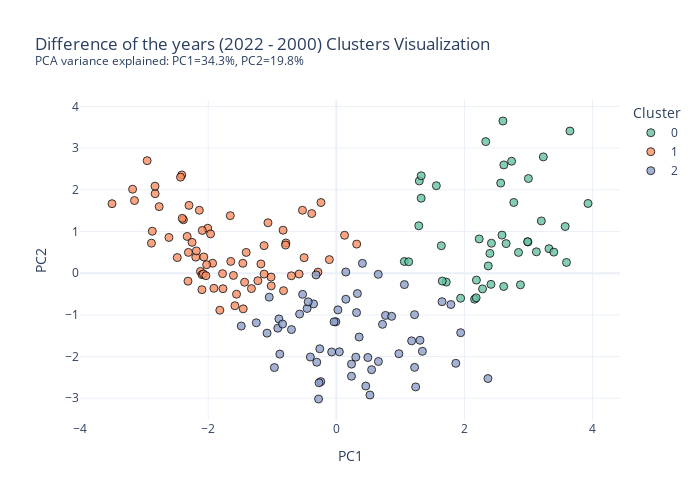

Write notebook code for a chart like this one.
### Markdown cell above
### Difference of the years (2022 - 2000) clustering

### Code cell
perform_clustering(oldest, n_clusters=3, title='Difference of the years (2022 - 2000) Clusters')

### Figure 1 — Plotly figure (JSON) as saved in the notebook; plotly's stock layout.template omitted (floating-point values rounded to 4 significant figures)
{"data": [{"hovertemplate": "<b>%{hovertext}</b><br><br>Cluster=0<br>PC1=%{x}<br>PC2=%{y}<extra></extra>", "hovertext": ["Afghanistan", "Angola", "Belize", "Benin", "Bhutan", "Botswana", "Burkina Faso", "Burundi", "Cambodia", "Cameroon", "Central African Republic", "Chad", "Ethiopia", "Gabon", "Gambia", "Ghana", "Guinea", "Guinea-Bissau", "Haiti", "Honduras", "Kenya", "Lao People's Democratic Republic", "Lesotho", "Liberia", "Madagascar", "Malawi", "Mali", "Mozambique", "Myanmar", "Nepal", "Nicaragua", "Niger", "Nigeria", "Papua New Guinea", "Paraguay", "Rwanda", "Senegal", "Sierra Leone", "Sudan", "Togo", "Uganda", "Zambia", "Zimbabwe"], "legendgroup": "0", "marker": {"color": "rgb(102,194,165)", "line": {"color": "black", "width": 1}, "opacity": 0.8, "size": 8, "symbol": "circle"}, "mode": "markers", "name": "0", "orientation": "v", "showlegend": true, "type": "scatter", "x": [2.65, 2.23, 1.061, 3.122, 1.561, 1.324, 2.998, 2.332, 3.2, 2.421, 2.77, 3.572, 3.928, 1.129, 2.158, 2.586, 2.612, 2.397, 2.186, 1.716, 2.99, 1.295, 1.287, 2.371, 3.319, 3.231, 2.843, 2.735, 2.282, 2.565, 1.653, 3.592, 2.414, 2.874, 1.639, 2.6, 1.94, 2.986, 2.182, 3.394, 3.646, 2.615, 1.324], "xaxis": "x", "y": [0.7092, 0.821, 0.2802, 0.5124, 2.098, 1.799, 2.27, 3.156, 1.252, 0.7176, 1.696, 1.119, 1.672, 0.2734, -0.6245, 0.9125, -0.3203, 0.474, -0.1667, -0.2142, 0.7485, 2.212, 1.137, 0.1731, 0.5867, 2.789, 0.4973, 2.685, -0.3775, 2.16, -0.1895, 0.2575, -0.2687, -0.28, 0.6575, 3.65, -0.6017, 0.7554, -0.5916, 0.5049, 3.409, 2.597, 2.336], "yaxis": "y"}, {"hovertemplate": "<b>%{hovertext}</b><br><br>Cluster=1<br>PC1=%{x}<br>PC2=%{y}<extra></extra>", "hovertext": ["Albania", "Antigua and Barbuda", "Argentina", "Armenia", "Australia", "Austria", "Azerbaijan", "Bahamas", "Barbados", "Belarus", "Belgium", "Brunei Darussalam", "Bulgaria", "Canada", "Chile", "China", "Colombia", "Croatia", "Cuba", "Czechia", "Denmark", "Estonia", "Finland", "France", "Georgia", "Germany", "Greece", "Hungary", "Iceland", "Ireland", "Israel", "Italy", "Jamaica", "Japan", "Kazakhstan", "Kyrgyzstan", "Latvia", "Lithuania", "Luxembourg", "Malaysia", "Mongolia", "Namibia", "Netherlands", "New Zealand", "North Macedonia", "Norway", "Palau", "Poland", "Portugal", "Romania", "Russian Federation", "Serbia", "Singapore", "Slovakia", "Slovenia", "South Africa", "Spain", "Suriname", "Sweden", "Switzerland", "Tajikistan", "Thailand", "Trinidad and Tobago", "Turkmenistan", "Ukraine", "United Kingdom", "United States", "Uzbekistan", "Viet Nam"], "legendgroup": "1", "marker": {"color": "rgb(252,141,98)", "line": {"color": "black", "width": 1}, "opacity": 0.8, "size": 8, "symbol": "circle"}, "mode": "markers", "name": "1", "orientation": "v", "showlegend": true, "type": "scatter", "x": [-1.019, -1.911, -1.016, -1.459, -2.886, -2.412, -1.128, -2.121, -1.769, -2.386, -2.873, -0.7022, -1.819, -2.406, -0.8243, -0.7874, -0.1092, -2.096, -1.225, -2.3, -3.502, -2.329, -2.766, -1.931, -1.127, -2.953, -1.454, -2.194, -2.432, -2.316, -2.069, -2.098, -0.5813, -2.309, -1.648, -0.8311, -2.185, -1.655, -2.138, -1.325, -0.5286, 0.3177, -3.151, -2.007, -0.5034, -2.829, -1.583, -1.963, -1.177, -1.407, -1.607, -1.067, -1.432, -2.092, -2.075, -0.7925, -2.483, -0.2869, -3.18, -2.83, -0.2397, 0.1283, -1.558, -1.776, -2.036, -2.613, -2.252, -2.024, -0.3844], "xaxis": "x", "y": [-0.0946, -0.3634, -0.3053, 0.2368, 0.7196, 2.355, 0.6605, 0.042, -0.3729, 1.282, 1.006, -0.06293, -0.8884, 1.315, -0.4202, 0.724, 0.3249, -0.03529, -0.1814, 1.626, 1.666, 0.8812, 1.596, 0.2381, -0.02187, 2.698, -0.8557, 0.384, 2.303, -0.1918, 0.3888, -0.3962, -0.0206, 0.4985, 0.2819, 1.031, 0.5337, 1.379, 1.509, -0.3707, 1.509, 0.6971, 1.742, 1.077, 0.3714, 1.906, -0.7819, 0.9416, 0.221, 0.4973, -0.055, 1.209, -0.2174, 1.025, -0.01899, 0.6746, 0.3745, 0.02461, 2.013, 2.087, 1.694, 0.9088, -0.505, -0.01179, -0.0601, 0.8563, 0.7387, 0.2025, 1.43], "yaxis": "y"}, {"hovertemplate": "<b>%{hovertext}</b><br><br>Cluster=2<br>PC1=%{x}<br>PC2=%{y}<extra></extra>", "hovertext": ["Algeria", "Bahrain", "Bangladesh", "Bosnia and Herzegovina", "Brazil", "Cabo Verde", "Comoros", "Costa Rica", "Cyprus", "Djibouti", "Dominica", "Dominican Republic", "East Timor", "Ecuador", "Egypt", "El Salvador", "Fiji", "Grenada", "Guatemala", "Guyana", "India", "Indonesia", "Iraq", "Jordan", "Kiribati", "Kuwait", "Lebanon", "Libya", "Maldives", "Malta", "Marshall Islands", "Mauritania", "Mauritius", "Mexico", "Montenegro", "Morocco", "Oman", "Pakistan", "Panama", "Peru", "Philippines", "Qatar", "Saint Lucia", "Samoa", "Sao Tome and Principe", "Saudi Arabia", "Seychelles", "Solomon Islands", "Sri Lanka", "Syrian Arab Republic", "Tonga", "Tunisia", "Tuvalu", "Türkiye", "United Arab Emirates", "Uruguay", "Vanuatu", "Yemen"], "legendgroup": "2", "marker": {"color": "rgb(141,160,203)", "line": {"color": "black", "width": 1}, "opacity": 0.8, "size": 8, "symbol": "circle"}, "mode": "markers", "name": "2", "orientation": "v", "showlegend": true, "type": "scatter", "x": [0.2362, -0.9136, 1.062, -1.081, 0.6545, 0.3563, 1.343, -0.3164, -1.249, 1.238, -0.007665, -0.03512, 1.65, 0.1478, -0.0728, 0.7675, -0.5735, -1.047, 1.788, -0.3555, 1.175, 1.221, 0.4596, -0.2773, 0.8635, 0.5505, -0.2428, -0.8962, 0.4921, -1.484, -0.9671, 1.941, 0.04758, -0.5265, -0.4561, 1.222, -0.8821, 1.865, 0.3285, 0.4069, 0.02435, 0.2365, 0.1479, -0.7008, 1.306, 0.5244, 0.3155, 0.6569, 0.7205, -0.2585, -0.27, -0.8394, -0.4055, 0.3039, -0.3056, -0.4394, 0.9769, 2.366], "xaxis": "x", "y": [-2.473, -1.32, -0.2745, -1.439, -0.02864, -1.532, -1.874, -0.04182, -1.191, -2.729, -1.167, -1.167, -0.6844, 0.02715, -1.891, -1.014, -0.9809, -0.5755, -0.7521, -0.7373, -1.624, -0.9958, -2.708, -3.019, -1.035, -2.316, -2.602, -1.098, -2.023, -1.269, -2.265, -1.428, -1.887, -0.5081, -0.8475, -2.26, -1.942, -2.163, -0.4894, 0.2351, -0.8806, -2.182, -0.6253, -1.354, -1.61, -2.923, -0.9465, -2.119, -1.227, -1.814, -2.63, -1.221, -2.012, -2.016, -2.137, -0.6878, -1.932, -2.528], "yaxis": "y"}], "layout": {"height": 500, "legend": {"title": {"text": "Cluster"}, "tracegroupgap": 0}, "title": {"text": "Difference of the years (2022 - 2000) Clusters Visualization<br><sup>PCA variance explained: PC1=34.3%, PC2=19.8%</sup>"}, "width": 700, "xaxis": {"anchor": "y", "domain": [0, 1], "title": {"text": "PC1"}}, "yaxis": {"anchor": "x", "domain": [0, 1], "title": {"text": "PC2"}}}}
